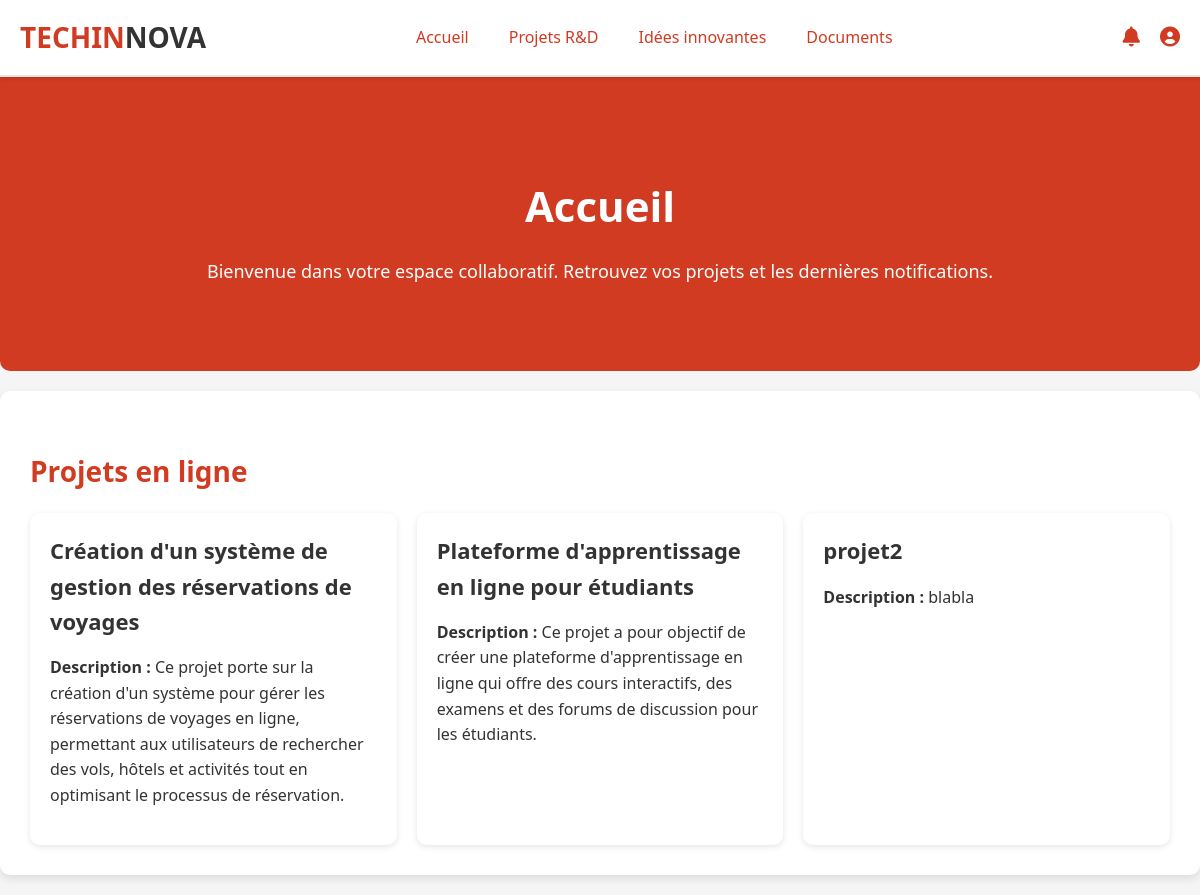
Page /espace_collabo/acceuil.php on the committed database.
### tables this page shows
CREATE TABLE `projets` (
  `id` int(11) NOT NULL,
  `titre` varchar(255) NOT NULL,
  `description_projet` text NOT NULL,
  `objectifs` text DEFAULT NULL,
  `etat` enum('en_cours','a_venir','termine') DEFAULT 'en_cours',
  `progression` int(11) DEFAULT 0 CHECK (`progression` between 0 and 100),
  `createur_id` int(11) NOT NULL,
  `date_creation` datetime DEFAULT current_timestamp(),
  `date_fin` date DEFAULT NULL,
  `date_modification` datetime DEFAULT current_timestamp() ON UPDATE current_timestamp()
);

### espace_collabo/acceuil.php (the view, shortened to what this page needs)
<?php
require_once("C:/xampp/htdocs/projet_web/config/connexion.php");
$sql = "SELECT * FROM projets";
$stmt = $db->prepare($sql);
$stmt->execute();
$projets = $stmt->fetchAll();
?>
<!DOCTYPE html>
<html lang="fr">
<head>
    <link rel="stylesheet" href="css/acceuil.css">
    <link rel="stylesheet" href="https://cdnjs.cloudflare.com/ajax/libs/font-awesome/6.0.0-beta3/css/all.min.css">
</head>
<body>
    <header class="navbar">
        <div class="logo">
            <h1><span>TECHIN</span>NOVA</h1>
        </div>
        <nav class="menu">
            <ul>
                <li><a href="acceuil.php" data-page="accueil">Accueil</a></li>
                <li><a href="projetr&d.php" data-page="projets">Projets R&D</a></li>
                <li><a href="idee.php" data-page="idees">Idées innovantes</a></li>
                <li><a href="doc.php" data-page="documents">Documents</a></li>
            </ul>
        </nav>
        <div class="user-icons">
            <div class="user-icon">
                <a href="notification.php"><i class="fas fa-bell"></i></a>
            </div>
            <div class="user-icon">
                <a href="profil.php"><i class="fas fa-user-circle"></i></a>
            </div>
        </div>
    </header>
    <main id="content">
        <section class="hero">
            <h2>Accueil</h2>
            <p>Bienvenue dans votre espace collaboratif. Retrouvez vos projets et les dernières notifications.</p>
        </section>
        <section class="project-summary">
            <h3>Projets en ligne</h3>
            <div class="projects">
                <?php if (!empty($projets)) : ?>
                    <?php foreach ($projets as $projet) : ?>
                        <div class="project">
                            <h4><?= htmlspecialchars($projet['titre']); ?></h4>
                            <p><strong>Description :</strong> <?= htmlspecialchars($projet['description_projet']); ?></p>
                        </div>
                    <?php endforeach; ?>
                <?php else : ?>
                    <p>Aucun projet disponible pour le moment.</p>
                <?php endif; ?>
            </div>
        </section>
    </main>
</body>
</html>

### espace_collabo/css/acceuil.css (style rules this page uses)
body { margin: 0; padding: 0; font-family: 'Segoe UI', Tahoma, Geneva, Verdana, sans-serif; background-color: #f5f5f5; color: #333; line-height: 1.6; }
.navbar { display: flex; justify-content: space-between; align-items: center; background-color: #ffffff; padding: 15px 20px; border-bottom: 2px solid #e5e5e5; position: sticky; top: 0; z-index: 1000; box-shadow: 0 2px 4px rgba(0, 0, 0, 0.1); }
.logo h1 { margin: 0; font-size: 28px; color: #333; }
.logo span { color: #d13b22; font-weight: bold; }
.menu ul { list-style: none; display: flex; margin: 0; padding: 0; }
.menu ul li { margin: 0 20px; }
.menu ul li a { text-decoration: none; color: #d13b22; font-weight: 500; font-size: 16px; transition: color 0.3s ease, transform 0.3s ease; }
.user-icons { display: flex; align-items: center; }
.user-icon { font-size: 20px; color: #d13b22; margin-left: 20px; }
.user-icon a { text-decoration: none; color: #d13b22; transition: color 0.3s ease; }
.hero { text-align: center; padding: 60px 20px; background: linear-gradient(to right, #d13b22, #d13b22); color: #ffffff; border-radius: 0 0 10px 10px; }
.hero h2 { font-size: 42px; margin-bottom: 15px; font-weight: 700; }
.hero p { font-size: 18px; margin-bottom: 25px; font-weight: 300; }
.project-summary { padding: 30px; background-color: #ffffff; border-radius: 10px; box-shadow: 0 4px 8px rgba(0, 0, 0, 0.1); margin: 20px auto; max-width: 1200px; }
.project-summary h3 { font-size: 28px; margin-bottom: 20px; color: #d13b22; font-weight: 600; }
.projects { display: flex; flex-wrap: wrap; gap: 20px; justify-content: center; }
.project { background-color: #ffffff; padding: 20px; border-radius: 10px; box-shadow: 0 2px 6px rgba(0, 0, 0, 0.1); flex: 1 1 300px; transition: transform 0.3s ease, box-shadow 0.3s ease; }
.project h4 { margin: 0; font-size: 22px; color: #333; font-weight: 600; }

### rows in the picture
projets: titre "Création d'un système de gestion des réservations de voyages", description_projet "Ce projet porte sur la création d'un système pour gérer les réservations de voyages en ligne, permettant aux utilisateurs de rechercher des vols, hôtels et activités tout en optimisant le processus de réservation."
projets: titre "Plateforme d'apprentissage en ligne pour étudiants", description_projet "Ce projet a pour objectif de créer une plateforme d'apprentissage en ligne qui offre des cours interactifs, des examens et des forums de discussion pour les étudiants."
projets: titre "projet2", description_projet "blabla"
